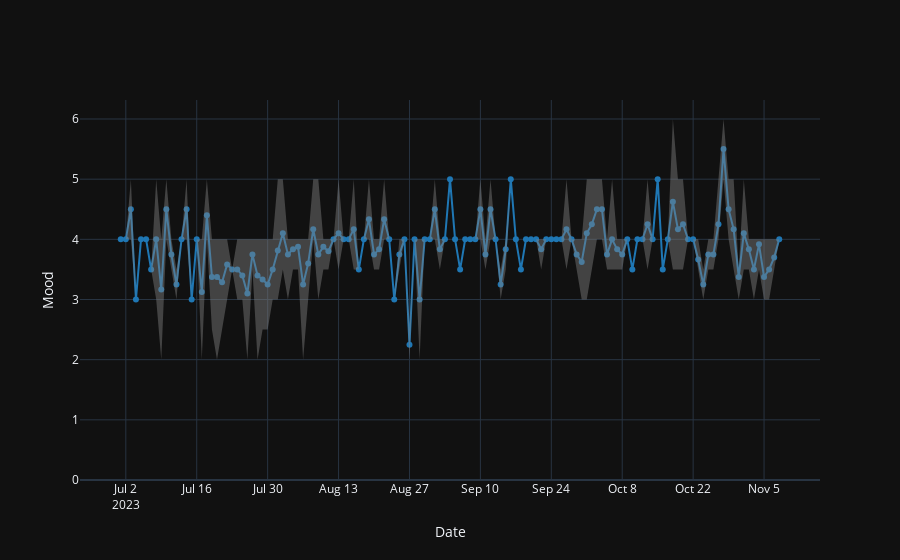

The code cell stored with this chart in its notebook:
### Markdown cell above
## Mood graph

### Code cell
df.mood_graph()

### Figure 1 — Plotly figure (JSON) as saved in the notebook; plotly's stock layout.template omitted (floating-point values rounded to 4 significant figures; data arrays with more than 128 entries replaced by an {"elided": "..."} marker saying what was removed)
{"data": [{"line": {"color": "rgb(31, 119, 180)"}, "mode": "lines+markers", "name": "avg", "type": "scatter", "x": {"elided": "131 str values"}, "y": {"elided": "131 float values"}}, {"line": {"width": 0}, "marker": {"color": "#444"}, "mode": "lines", "name": "max", "showlegend": false, "type": "scatter", "x": {"elided": "131 str values"}, "y": {"elided": "131 float values"}}, {"fill": "tonexty", "fillcolor": "rgba(130, 130, 130, 0.45)", "line": {"width": 0}, "marker": {"color": "#444"}, "mode": "lines", "name": "min", "showlegend": false, "type": "scatter", "x": {"elided": "131 str values"}, "y": {"elided": "131 float values"}}], "layout": {"hovermode": "x", "showlegend": false, "xaxis": {"title": {"text": "Date"}}, "yaxis": {"rangemode": "tozero", "title": {"text": "Mood"}}}}
